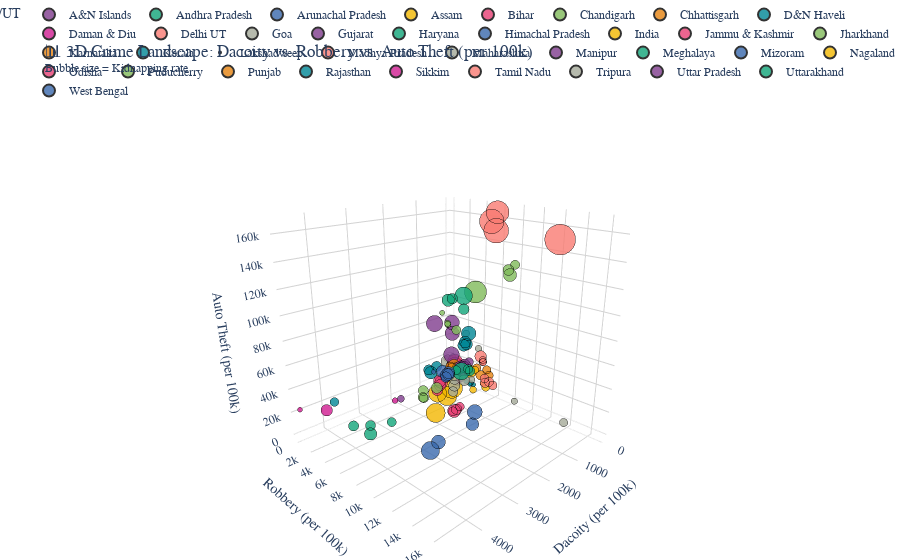

Source (notebook cell):
### Code cell
# Optional: filter to recent years or specific states
df_filtered = df[df['YEAR'] >= 2010]  # e.g., last 10-15 years

fig = px.scatter_3d(
    df_filtered,
    x='DACOITY(per_100k)',
    y='ROBBERY(per_100k)',
    z='AUTO THEFT(per_100k)',
    color='STATE/UT',
    size='KIDNAPPING & ABDUCTION(per_100k)',
    size_max=30,   # control max bubble size
    opacity=0.8,
    hover_name='STATE/UT',
    hover_data={
        'BURGLARY(per_100k)': True,
        'YEAR': True,
        'POPULATION': True
    },
    title="📊 3D Crime Landscape: Dacoity vs. Robbery vs. Auto Theft (per 100k) <br><sup>Bubble size = Kidnapping rate</sup>",
    color_discrete_sequence=px.colors.qualitative.Bold
)

fig.update_layout(
    scene=dict(
        xaxis=dict(title='Dacoity (per 100k)', backgroundcolor="white", gridcolor="lightgrey"),
        yaxis=dict(title='Robbery (per 100k)', backgroundcolor="white", gridcolor="lightgrey"),
        zaxis=dict(title='Auto Theft (per 100k)', backgroundcolor="white", gridcolor="lightgrey"),
        camera=dict(eye=dict(x=1.5, y=1.5, z=0.8))
    ),
    legend=dict(orientation="h", yanchor="bottom", y=1.02, xanchor="right", x=1),
    margin=dict(l=0, r=0, b=0, t=60),
    font=dict(family="Arial", size=12)
)

# Improve bubbles: add subtle borders so they stand out
fig.update_traces(marker=dict(line=dict(width=0.5, color='black')))

fig.show()

### Figure 1 — Plotly figure (JSON) as saved in the notebook; plotly's stock layout.template omitted (floating-point values rounded to 4 significant figures)
{"data": [{"customdata": [[33330.0, 2010, 480], [40080.0, 2011, 494], [28010.0, 2012, 507], [16150.0, 2013, 520]], "hovertemplate": "<b>%{hovertext}</b><br><br>STATE/UT=A&N Islands<br>DACOITY(per_100k)=%{x}<br>ROBBERY(per_100k)=%{y}<br>AUTO THEFT(per_100k)=%{z}<br>KIDNAPPING & ABDUCTION(per_100k)=%{marker.size}<br>BURGLARY(per_100k)=%{customdata[0]}<br>YEAR=%{customdata[1]}<br>POPULATION=%{customdata[2]}<extra></extra>", "hovertext": ["A&N Islands", "A&N Islands", "A&N Islands", "A&N Islands"], "legendgroup": "A&N Islands", "marker": {"color": "rgb(127, 60, 141)", "line": {"color": "black", "width": 0.5}, "opacity": 0.8, "size": [4167.0, 6073.0, 3156.0, 5385.0], "sizemode": "area", "sizeref": 71.62, "symbol": "circle"}, "mode": "markers", "name": "A&N Islands", "scene": "scene", "showlegend": true, "type": "scatter3d", "x": [416.7, 404.9, 1972.0, 384.6], "y": [2917.0, 404.9, 789.0, 384.6], "z": [9167.0, 1619.0, 0, 769.2]}, {"customdata": [[19530.0, 2010, 83964], [19590.0, 2011, 84735], [19750.0, 2012, 85491], [22780.0, 2013, 86229]], "hovertemplate": "<b>%{hovertext}</b><br><br>STATE/UT=Andhra Pradesh<br>DACOITY(per_100k)=%{x}<br>ROBBERY(per_100k)=%{y}<br>AUTO THEFT(per_100k)=%{z}<br>KIDNAPPING & ABDUCTION(per_100k)=%{marker.size}<br>BURGLARY(per_100k)=%{customdata[0]}<br>YEAR=%{customdata[1]}<br>POPULATION=%{customdata[2]}<extra></extra>", "hovertext": ["Andhra Pradesh", "Andhra Pradesh", "Andhra Pradesh", "Andhra Pradesh"], "legendgroup": "Andhra Pradesh", "marker": {"color": "rgb(17, 165, 121)", "line": {"color": "black", "width": 0.5}, "opacity": 0.8, "size": [4890.0, 5084.0, 4375.0, 4915.0], "sizemode": "area", "sizeref": 71.62, "symbol": "circle"}, "mode": "markers", "name": "Andhra Pradesh", "scene": "scene", "showlegend": true, "type": "scatter3d", "x": [319.2, 297.4, 306.5, 289.9], "y": [1310.0, 1416.0, 1563.0, 1644.0], "z": [17680.0, 21160.0, 18800.0, 20970.0]}, {"customdata": [[34390.0, 2010, 1227], [29490.0, 2011, 1241], [34260.0, 2012, 1255], [30870.0, 2013, 1270]], "hovertemplate": "<b>%{hovertext}</b><br><br>STATE/UT=Arunachal Pradesh<br>DACOITY(per_100k)=%{x}<br>ROBBERY(per_100k)=%{y}<br>AUTO THEFT(per_100k)=%{z}<br>KIDNAPPING & ABDUCTION(per_100k)=%{marker.size}<br>BURGLARY(per_100k)=%{customdata[0]}<br>YEAR=%{customdata[1]}<br>POPULATION=%{customdata[2]}<extra></extra>", "hovertext": ["Arunachal Pradesh", "Arunachal Pradesh", "Arunachal Pradesh", "Arunachal Pradesh"], "legendgroup": "Arunachal Pradesh", "marker": {"color": "rgb(57, 105, 172)", "line": {"color": "black", "width": 0.5}, "opacity": 0.8, "size": [10920.0, 14990.0, 13070.0, 22360.0], "sizemode": "area", "sizeref": 71.62, "symbol": "circle"}, "mode": "markers", "name": "Arunachal Pradesh", "scene": "scene", "showlegend": true, "type": "scatter3d", "x": [2445.0, 2095.0, 3187.0, 3780.0], "y": [11250.0, 10310.0, 10360.0, 11810.0], "z": [22660.0, 24500.0, 15140.0, 24090.0]}, {"customdata": [[22910.0, 2010, 30191], [21770.0, 2011, 30568], [24720.0, 2012, 30945], [27400.0, 2013, 31319]], "hovertemplate": "<b>%{hovertext}</b><br><br>STATE/UT=Assam<br>DACOITY(per_100k)=%{x}<br>ROBBERY(per_100k)=%{y}<br>AUTO THEFT(per_100k)=%{z}<br>KIDNAPPING & ABDUCTION(per_100k)=%{marker.size}<br>BURGLARY(per_100k)=%{customdata[0]}<br>YEAR=%{customdata[1]}<br>POPULATION=%{customdata[2]}<extra></extra>", "hovertext": ["Assam", "Assam", "Assam", "Assam"], "legendgroup": "Assam", "marker": {"color": "rgb(242, 183, 1)", "line": {"color": "black", "width": 0.5}, "opacity": 0.8, "size": [21530.0, 24630.0, 24640.0, 30660.0], "sizemode": "area", "sizeref": 71.62, "symbol": "circle"}, "mode": "markers", "name": "Assam", "scene": "scene", "showlegend": true, "type": "scatter3d", "x": [1643.0, 1996.0, 1719.0, 1571.0], "y": [4385.0, 5476.0, 5862.0, 5894.0], "z": [14070.0, 3828.0, 17580.0, 23810.0]}, {"customdata": [[7132.0, 2010, 96389], [7427.0, 2011, 97720], [7590.0, 2012, 99020], [8346.0, 2013, 100289]], "hovertemplate": "<b>%{hovertext}</b><br><br>STATE/UT=Bihar<br>DACOITY(per_100k)=%{x}<br>ROBBERY(per_100k)=%{y}<br>AUTO THEFT(per_100k)=%{z}<br>KIDNAPPING & ABDUCTION(per_100k)=%{marker.size}<br>BURGLARY(per_100k)=%{customdata[0]}<br>YEAR=%{customdata[1]}<br>POPULATION=%{customdata[2]}<extra></extra>", "hovertext": ["Bihar", "Bihar", "Bihar", "Bihar"], "legendgroup": "Bihar", "marker": {"color": "rgb(231, 63, 116)", "line": {"color": "black", "width": 0.5}, "opacity": 0.8, "size": [7623.0, 8735.0, 9709.0, 11110.0], "sizemode": "area", "sizeref": 71.62, "symbol": "circle"}, "mode": "markers", "name": "Bihar", "scene": "scene", "showlegend": true, "type": "scatter3d", "x": [1336.0, 1138.0, 1091.0, 1155.0], "y": [3191.0, 2826.0, 2557.0, 3033.0], "z": [8833.0, 10320.0, 12930.0, 14290.0]}, {"customdata": [[34500.0, 2010, 1368], [39640.0, 2011, 1438], [31170.0, 2012, 1508], [32660.0, 2013, 1580]], "hovertemplate": "<b>%{hovertext}</b><br><br>STATE/UT=Chandigarh<br>DACOITY(per_100k)=%{x}<br>ROBBERY(per_100k)=%{y}<br>AUTO THEFT(per_100k)=%{z}<br>KIDNAPPING & ABDUCTION(per_100k)=%{marker.size}<br>BURGLARY(per_100k)=%{customdata[0]}<br>YEAR=%{customdata[1]}<br>POPULATION=%{customdata[2]}<extra></extra>", "hovertext": ["Chandigarh", "Chandigarh", "Chandigarh", "Chandigarh"], "legendgroup": "Chandigarh", "marker": {"color": "rgb(128, 186, 90)", "line": {"color": "black", "width": 0.5}, "opacity": 0.8, "size": [5556.0, 8067.0, 11540.0, 33040.0], "sizemode": "area", "sizeref": 71.62, "symbol": "circle"}, "mode": "markers", "name": "Chandigarh", "scene": "scene", "showlegend": true, "type": "scatter3d", "x": [731.0, 834.5, 397.9, 1392.0], "y": [9795.0, 9458.0, 8355.0, 7848.0], "z": [131300.0, 127300.0, 118600.0, 110600.0]}, {"customdata": [[31020.0, 2010, 23929], [29250.0, 2011, 24258], [27120.0, 2012, 24585], [28320.0, 2013, 24909]], "hovertemplate": "<b>%{hovertext}</b><br><br>STATE/UT=Chhattisgarh<br>DACOITY(per_100k)=%{x}<br>ROBBERY(per_100k)=%{y}<br>AUTO THEFT(per_100k)=%{z}<br>KIDNAPPING & ABDUCTION(per_100k)=%{marker.size}<br>BURGLARY(per_100k)=%{customdata[0]}<br>YEAR=%{customdata[1]}<br>POPULATION=%{customdata[2]}<extra></extra>", "hovertext": ["Chhattisgarh", "Chhattisgarh", "Chhattisgarh", "Chhattisgarh"], "legendgroup": "Chhattisgarh", "marker": {"color": "rgb(230, 131, 16)", "line": {"color": "black", "width": 0.5}, "opacity": 0.8, "size": [3001.0, 3891.0, 3661.0, 17950.0], "sizemode": "area", "sizeref": 71.62, "symbol": "circle"}, "mode": "markers", "name": "Chhattisgarh", "scene": "scene", "showlegend": true, "type": "scatter3d", "x": [1020.0, 560.6, 520.6, 377.4], "y": [4614.0, 3875.0, 3352.0, 2818.0], "z": [17880.0, 18900.0, 19180.0, 19330.0]}, {"customdata": [[14840.0, 2010, 337], [12430.0, 2011, 354], [11890.0, 2012, 370], [10850.0, 2013, 387]], "hovertemplate": "<b>%{hovertext}</b><br><br>STATE/UT=D&N Haveli<br>DACOITY(per_100k)=%{x}<br>ROBBERY(per_100k)=%{y}<br>AUTO THEFT(per_100k)=%{z}<br>KIDNAPPING & ABDUCTION(per_100k)=%{marker.size}<br>BURGLARY(per_100k)=%{customdata[0]}<br>YEAR=%{customdata[1]}<br>POPULATION=%{customdata[2]}<extra></extra>", "hovertext": ["D&N Haveli", "D&N Haveli", "D&N Haveli", "D&N Haveli"], "legendgroup": "D&N Haveli", "marker": {"color": "rgb(0, 134, 149)", "line": {"color": "black", "width": 0.5}, "opacity": 0.8, "size": [10680.0, 5085.0, 7027.0, 6718.0], "sizemode": "area", "sizeref": 71.62, "symbol": "circle"}, "mode": "markers", "name": "D&N Haveli", "scene": "scene", "showlegend": true, "type": "scatter3d", "x": [1187.0, 3955.0, 1081.0, 516.8], "y": [1780.0, 1130.0, 1081.0, 0], "z": [20180.0, 24290.0, 19460.0, 13440.0]}, {"customdata": [[20850.0, 2010, 259], [22960.0, 2011, 270], [18510.0, 2012, 281], [12970.0, 2013, 293]], "hovertemplate": "<b>%{hovertext}</b><br><br>STATE/UT=Daman & Diu<br>DACOITY(per_100k)=%{x}<br>ROBBERY(per_100k)=%{y}<br>AUTO THEFT(per_100k)=%{z}<br>KIDNAPPING & ABDUCTION(per_100k)=%{marker.size}<br>BURGLARY(per_100k)=%{customdata[0]}<br>YEAR=%{customdata[1]}<br>POPULATION=%{customdata[2]}<extra></extra>", "hovertext": ["Daman & Diu", "Daman & Diu", "Daman & Diu", "Daman & Diu"], "legendgroup": "Daman & Diu", "marker": {"color": "rgb(207, 28, 144)", "line": {"color": "black", "width": 0.5}, "opacity": 0.8, "size": [1544.0, 2222.0, 2135.0, 8874.0], "sizemode": "area", "sizeref": 71.62, "symbol": "circle"}, "mode": "markers", "name": "Daman & Diu", "scene": "scene", "showlegend": true, "type": "scatter3d", "x": [4633.0, 2963.0, 711.7, 4096.0], "y": [0, 4444.0, 2135.0, 682.6], "z": [22390.0, 24440.0, 29890.0, 17060.0]}, {"customdata": [[16750.0, 2010, 17935], [15380.0, 2011, 18451], [18070.0, 2012, 18983], [29030.0, 2013, 19529]], "hovertemplate": "<b>%{hovertext}</b><br><br>STATE/UT=Delhi UT<br>DACOITY(per_100k)=%{x}<br>ROBBERY(per_100k)=%{y}<br>AUTO THEFT(per_100k)=%{z}<br>KIDNAPPING & ABDUCTION(per_100k)=%{marker.size}<br>BURGLARY(per_100k)=%{customdata[0]}<br>YEAR=%{customdata[1]}<br>POPULATION=%{customdata[2]}<extra></extra>", "hovertext": ["Delhi UT", "Delhi UT", "Delhi UT", "Delhi UT"], "legendgroup": "Delhi UT", "marker": {"color": "rgb(249, 123, 114)", "line": {"color": "black", "width": 0.5}, "opacity": 0.8, "size": [35770.0, 40830.0, 41830.0, 64460.0], "sizemode": "area", "sizeref": 71.62, "symbol": "circle"}, "mode": "markers", "name": "Delhi UT", "scene": "scene", "showlegend": true, "type": "scatter3d", "x": [356.8, 357.7, 295.0, 338.0], "y": [6680.0, 6092.0, 6406.0, 12750.0], "z": [166900.0, 159000.0, 151600.0, 152800.0]}, {"customdata": [[42940.0, 2010, 1714], [35990.0, 2011, 1767], [39190.0, 2012, 1817], [41220.0, 2013, 1868]], "hovertemplate": "<b>%{hovertext}</b><br><br>STATE/UT=Goa<br>DACOITY(per_100k)=%{x}<br>ROBBERY(per_100k)=%{y}<br>AUTO THEFT(per_100k)=%{z}<br>KIDNAPPING & ABDUCTION(per_100k)=%{marker.size}<br>BURGLARY(per_100k)=%{customdata[0]}<br>YEAR=%{customdata[1]}<br>POPULATION=%{customdata[2]}<extra></extra>", "hovertext": ["Goa", "Goa", "Goa", "Goa"], "legendgroup": "Goa", "marker": {"color": "rgb(165, 170, 153)", "line": {"color": "black", "width": 0.5}, "opacity": 0.8, "size": [2917.0, 3169.0, 2642.0, 11560.0], "sizemode": "area", "sizeref": 71.62, "symbol": "circle"}, "mode": "markers", "name": "Goa", "scene": "scene", "showlegend": true, "type": "scatter3d", "x": [233.4, 226.4, 660.4, 1178.0], "y": [4551.0, 2943.0, 2752.0, 3961.0], "z": [41890.0, 52410.0, 33020.0, 37900.0]}, {"customdata": [[13980.0, 2010, 58232], [15280.0, 2011, 59020], [15700.0, 2012, 59800], [16440.0, 2013, 60569]], "hovertemplate": "<b>%{hovertext}</b><br><br>STATE/UT=Gujarat<br>DACOITY(per_100k)=%{x}<br>ROBBERY(per_100k)=%{y}<br>AUTO THEFT(per_100k)=%{z}<br>KIDNAPPING & ABDUCTION(per_100k)=%{marker.size}<br>BURGLARY(per_100k)=%{customdata[0]}<br>YEAR=%{customdata[1]}<br>POPULATION=%{customdata[2]}<extra></extra>", "hovertext": ["Gujarat", "Gujarat", "Gujarat", "Gujarat"], "legendgroup": "Gujarat", "marker": {"color": "rgb(127, 60, 141)", "line": {"color": "black", "width": 0.5}, "opacity": 0.8, "size": [4970.0, 5469.0, 5753.0, 8803.0], "sizemode": "area", "sizeref": 71.62, "symbol": "circle"}, "mode": "markers", "name": "Gujarat", "scene": "scene", "showlegend": true, "type": "scatter3d", "x": [638.8, 748.9, 959.9, 951.0], "y": [4753.0, 4636.0, 4569.0, 4719.0], "z": [33720.0, 30270.0, 30290.0, 27730.0]}, {"customdata": [[35530.0, 2010, 25020], [39400.0, 2011, 25439], [39680.0, 2012, 25854], [46610.0, 2013, 26266]], "hovertemplate": "<b>%{hovertext}</b><br><br>STATE/UT=Haryana<br>DACOITY(per_100k)=%{x}<br>ROBBERY(per_100k)=%{y}<br>AUTO THEFT(per_100k)=%{z}<br>KIDNAPPING & ABDUCTION(per_100k)=%{marker.size}<br>BURGLARY(per_100k)=%{customdata[0]}<br>YEAR=%{customdata[1]}<br>POPULATION=%{customdata[2]}<extra></extra>", "hovertext": ["Haryana", "Haryana", "Haryana", "Haryana"], "legendgroup": "Haryana", "marker": {"color": "rgb(17, 165, 121)", "line": {"color": "black", "width": 0.5}, "opacity": 0.8, "size": [7698.0, 7540.0, 10440.0, 21110.0], "sizemode": "area", "sizeref": 71.62, "symbol": "circle"}, "mode": "markers", "name": "Haryana", "scene": "scene", "showlegend": true, "type": "scatter3d", "x": [1175.0, 1313.0, 1578.0, 1173.0], "y": [5867.0, 5016.0, 5500.0, 5810.0], "z": [90320.0, 98600.0, 100400.0, 101800.0]}, {"customdata": [[22090.0, 2010, 6728], [29290.0, 2011, 6793], [27070.0, 2012, 6856], [26940.0, 2013, 6918]], "hovertemplate": "<b>%{hovertext}</b><br><br>STATE/UT=Himachal Pradesh<br>DACOITY(per_100k)=%{x}<br>ROBBERY(per_100k)=%{y}<br>AUTO THEFT(per_100k)=%{z}<br>KIDNAPPING & ABDUCTION(per_100k)=%{marker.size}<br>BURGLARY(per_100k)=%{customdata[0]}<br>YEAR=%{customdata[1]}<br>POPULATION=%{customdata[2]}<extra></extra>", "hovertext": ["Himachal Pradesh", "Himachal Pradesh", "Himachal Pradesh", "Himachal Pradesh"], "legendgroup": "Himachal Pradesh", "marker": {"color": "rgb(57, 105, 172)", "line": {"color": "black", "width": 0.5}, "opacity": 0.8, "size": [5767.0, 6242.0, 5018.0, 10180.0], "sizemode": "area", "sizeref": 71.62, "symbol": "circle"}, "mode": "markers", "name": "Himachal Pradesh", "scene": "scene", "showlegend": true, "type": "scatter3d", "x": [59.45, 29.44, 29.17, 404.7], "y": [327.0, 294.4, 291.7, 404.7], "z": [9929.0, 10480.0, 7730.0, 8124.0]}, {"customdata": [[15330.0, 2010, 1176742], [15510.0, 2011, 1192506], [15380.0, 2012, 1208116], [17060.0, 2013, 1223581]], "hovertemplate": "<b>%{hovertext}</b><br><br>STATE/UT=India<br>DACOITY(per_100k)=%{x}<br>ROBBERY(per_100k)=%{y}<br>AUTO THEFT(per_100k)=%{z}<br>KIDNAPPING & ABDUCTION(per_100k)=%{marker.size}<br>BURGLARY(per_100k)=%{customdata[0]}<br>YEAR=%{customdata[1]}<br>POPULATION=%{customdata[2]}<extra></extra>", "hovertext": ["India", "India", "India", "India"], "legendgroup": "India", "marker": {"color": "rgb(242, 183, 1)", "line": {"color": "black", "width": 0.5}, "opacity": 0.8, "size": [6533.0, 7491.0, 7879.0, 10700.0], "sizemode": "area", "sizeref": 71.62, "symbol": "circle"}, "mode": "markers", "name": "India", "scene": "scene", "showlegend": true, "type": "scatter3d", "x": [740.7, 718.7, 714.2, 741.9], "y": [3976.0, 4143.0, 4527.0, 5219.0], "z": [25060.0, 25360.0, 25550.0, 27080.0]}, {"customdata": [[24310.0, 2010, 11568], [25870.0, 2011, 11718], [23510.0, 2012, 11865], [23100.0, 2013, 12010]], "hovertemplate": "<b>%{hovertext}</b><br><br>STATE/UT=Jammu & Kashmir<br>DACOITY(per_100k)=%{x}<br>ROBBERY(per_100k)=%{y}<br>AUTO THEFT(per_100k)=%{z}<br>KIDNAPPING & ABDUCTION(per_100k)=%{marker.size}<br>BURGLARY(per_100k)=%{customdata[0]}<br>YEAR=%{customdata[1]}<br>POPULATION=%{customdata[2]}<extra></extra>", "hovertext": ["Jammu & Kashmir", "Jammu & Kashmir", "Jammu & Kashmir", "Jammu & Kashmir"], "legendgroup": "Jammu & Kashmir", "marker": {"color": "rgb(231, 63, 116)", "line": {"color": "black", "width": 0.5}, "opacity": 0.8, "size": [15490.0, 18380.0, 18420.0, 16370.0], "sizemode": "area", "sizeref": 71.62, "symbol": "circle"}, "mode": "markers", "name": "Jammu & Kashmir", "scene": "scene", "showlegend": true, "type": "scatter3d", "x": [103.7, 238.9, 101.1, 99.92], "y": [1055.0, 1502.0, 1365.0, 1449.0], "z": [16720.0, 15870.0, 9389.0, 9709.0]}, {"customdata": [[8744.0, 2010, 31040], [7848.0, 2011, 31472], [7623.0, 2012, 31904], [8282.0, 2013, 32334]], "hovertemplate": "<b>%{hovertext}</b><br><br>STATE/UT=Jharkhand<br>DACOITY(per_100k)=%{x}<br>ROBBERY(per_100k)=%{y}<br>AUTO THEFT(per_100k)=%{z}<br>KIDNAPPING & ABDUCTION(per_100k)=%{marker.size}<br>BURGLARY(per_100k)=%{customdata[0]}<br>YEAR=%{customdata[1]}<br>POPULATION=%{customdata[2]}<extra></extra>", "hovertext": ["Jharkhand", "Jharkhand", "Jharkhand", "Jharkhand"], "legendgroup": "Jharkhand", "marker": {"color": "rgb(128, 186, 90)", "line": {"color": "black", "width": 0.5}, "opacity": 0.8, "size": [6302.0, 5980.0, 6620.0, 7862.0], "sizemode": "area", "sizeref": 71.62, "symbol": "circle"}, "mode": "markers", "name": "Jharkhand", "scene": "scene", "showlegend": true, "type": "scatter3d", "x": [2159.0, 1964.0, 1780.0, 1435.0], "y": [4568.0, 3902.0, 3097.0, 3513.0], "z": [17450.0, 11900.0, 13890.0, 13580.0]}, {"customdata": [[20610.0, 2010, 58804], [20650.0, 2011, 59419], [19300.0, 2012, 60026], [19800.0, 2013, 60624]], "hovertemplate": "<b>%{hovertext}</b><br><br>STATE/UT=Karnataka<br>DACOITY(per_100k)=%{x}<br>ROBBERY(per_100k)=%{y}<br>AUTO THEFT(per_100k)=%{z}<br>KIDNAPPING & ABDUCTION(per_100k)=%{marker.size}<br>BURGLARY(per_100k)=%{customdata[0]}<br>YEAR=%{customdata[1]}<br>POPULATION=%{customdata[2]}<extra></extra>", "hovertext": ["Karnataka", "Karnataka", "Karnataka", "Karnataka"], "legendgroup": "Karnataka", "marker": {"color": "rgb(230, 131, 16)", "line": {"color": "black", "width": 0.5}, "opacity": 0.8, "size": [4673.0, 4695.0, 4835.0, 6057.0], "sizemode": "area", "sizeref": 71.62, "symbol": "circle"}, "mode": "markers", "name": "Karnataka", "scene": "scene", "showlegend": true, "type": "scatter3d", "x": [925.1, 720.3, 703.0, 923.7], "y": [6629.0, 7146.0, 7353.0, 7093.0], "z": [36870.0, 34420.0, 29610.0, 31540.0]}, {"customdata": [[15630.0, 2010, 34317], [17370.0, 2011, 34563], [15570.0, 2012, 34802], [16720.0, 2013, 35034]], "hovertemplate": "<b>%{hovertext}</b><br><br>STATE/UT=Kerala<br>DACOITY(per_100k)=%{x}<br>ROBBERY(per_100k)=%{y}<br>AUTO THEFT(per_100k)=%{z}<br>KIDNAPPING & ABDUCTION(per_100k)=%{marker.size}<br>BURGLARY(per_100k)=%{customdata[0]}<br>YEAR=%{customdata[1]}<br>POPULATION=%{customdata[2]}<extra></extra>", "hovertext": ["Kerala", "Kerala", "Kerala", "Kerala"], "legendgroup": "Kerala", "marker": {"color": "rgb(0, 134, 149)", "line": {"color": "black", "width": 0.5}, "opacity": 0.8, "size": [1521.0, 1730.0, 1615.0, 1439.0], "sizemode": "area", "sizeref": 71.62, "symbol": "circle"}, "mode": "markers", "name": "Kerala", "scene": "scene", "showlegend": true, "type": "scatter3d", "x": [431.3, 410.8, 413.8, 382.5], "y": [3707.0, 4288.0, 4166.0, 4476.0], "z": [8660.0, 8414.0, 7252.0, 7136.0]}, {"customdata": [[13330.0, 2010, 75], [0, 2011, 76], [7792.0, 2012, 77], [5195.0, 2013, 77]], "hovertemplate": "<b>%{hovertext}</b><br><br>STATE/UT=Lakshadweep<br>DACOITY(per_100k)=%{x}<br>ROBBERY(per_100k)=%{y}<br>AUTO THEFT(per_100k)=%{z}<br>KIDNAPPING & ABDUCTION(per_100k)=%{marker.size}<br>BURGLARY(per_100k)=%{customdata[0]}<br>YEAR=%{customdata[1]}<br>POPULATION=%{customdata[2]}<extra></extra>", "hovertext": ["Lakshadweep", "Lakshadweep", "Lakshadweep", "Lakshadweep"], "legendgroup": "Lakshadweep", "marker": {"color": "rgb(207, 28, 144)", "line": {"color": "black", "width": 0.5}, "opacity": 0.8, "size": [0, 0, 0, 0], "sizemode": "area", "sizeref": 71.62, "symbol": "circle"}, "mode": "markers", "name": "Lakshadweep", "scene": "scene", "showlegend": true, "type": "scatter3d", "x": [0, 0, 0, 0], "y": [0, 0, 0, 0], "z": [0, 0, 2597.0, 0]}, {"customdata": [[27860.0, 2010, 71050], [28340.0, 2011, 72200], [27320.0, 2012, 73344], [29560.0, 2013, 74482]], "hovertemplate": "<b>%{hovertext}</b><br><br>STATE/UT=Madhya Pradesh<br>DACOITY(per_100k)=%{x}<br>ROBBERY(per_100k)=%{y}<br>AUTO THEFT(per_100k)=%{z}<br>KIDNAPPING & ABDUCTION(per_100k)=%{marker.size}<br>BURGLARY(per_100k)=%{customdata[0]}<br>YEAR=%{customdata[1]}<br>POPULATION=%{customdata[2]}<extra></extra>", "hovertext": ["Madhya Pradesh", "Madhya Pradesh", "Madhya Pradesh", "Madhya Pradesh"], "legendgroup": "Madhya Pradesh", "marker": {"color": "rgb(249, 123, 114)", "line": {"color": "black", "width": 0.5}, "opacity": 0.8, "size": [3341.0, 3568.0, 3550.0, 9006.0], "sizemode": "area", "sizeref": 71.62, "symbol": "circle"}, "mode": "markers", "name": "Madhya Pradesh", "scene": "scene", "showlegend": true, "type": "scatter3d", "x": [309.6, 326.9, 291.8, 263.2], "y": [5402.0, 5407.0, 5290.0, 4919.0], "z": [31960.0, 32120.0, 33480.0, 35670.0]}, {"customdata": [[29910.0, 2010, 111118], [28960.0, 2011, 112660], [27410.0, 2012, 114184], [31680.0, 2013, 115697]], "hovertemplate": "<b>%{hovertext}</b><br><br>STATE/UT=Maharashtra<br>DACOITY(per_100k)=%{x}<br>ROBBERY(per_100k)=%{y}<br>AUTO THEFT(per_100k)=%{z}<br>KIDNAPPING & ABDUCTION(per_100k)=%{marker.size}<br>BURGLARY(per_100k)=%{customdata[0]}<br>YEAR=%{customdata[1]}<br>POPULATION=%{customdata[2]}<extra></extra>", "hovertext": ["Maharashtra", "Maharashtra", "Maharashtra", "Maharashtra"], "legendgroup": "Maharashtra", "marker": {"color": "rgb(165, 170, 153)", "line": {"color": "black", "width": 0.5}, "opacity": 0.8, "size": [2714.0, 2963.0, 2773.0, 4564.0], "sizemode": "area", "sizeref": 71.62, "symbol": "circle"}, "mode": "markers", "name": "Maharashtra", "scene": "scene", "showlegend": true, "type": "scatter3d", "x": [1400.0, 1372.0, 1389.0, 1440.0], "y": [6697.0, 7543.0, 12170.0, 16850.0], "z": [33610.0, 34210.0, 31270.0, 31800.0]}, {"customdata": [[5452.0, 2010, 2421], [4247.0, 2011, 2449], [4278.0, 2012, 2478], [6784.0, 2013, 2506]], "hovertemplate": "<b>%{hovertext}</b><br><br>STATE/UT=Manipur<br>DACOITY(per_100k)=%{x}<br>ROBBERY(per_100k)=%{y}<br>AUTO THEFT(per_100k)=%{z}<br>KIDNAPPING & ABDUCTION(per_100k)=%{marker.size}<br>BURGLARY(per_100k)=%{customdata[0]}<br>YEAR=%{customdata[1]}<br>POPULATION=%{customdata[2]}<extra></extra>", "hovertext": ["Manipur", "Manipur", "Manipur", "Manipur"], "legendgroup": "Manipur", "marker": {"color": "rgb(127, 60, 141)", "line": {"color": "black", "width": 0.5}, "opacity": 0.8, "size": [16440.0, 13800.0, 18000.0, 14450.0], "sizemode": "area", "sizeref": 71.62, "symbol": "circle"}, "mode": "markers", "name": "Manipur", "scene": "scene", "showlegend": true, "type": "scatter3d", "x": [0, 81.67, 645.7, 0], "y": [165.2, 571.7, 242.1, 239.4], "z": [20980.0, 45160.0, 59400.0, 54830.0]}, {"customdata": [[12810.0, 2010, 2591], [11060.0, 2011, 2621], [10940.0, 2012, 2651], [13940.0, 2013, 2682]], "hovertemplate": "<b>%{hovertext}</b><br><br>STATE/UT=Meghalaya<br>DACOITY(per_100k)=%{x}<br>ROBBERY(per_100k)=%{y}<br>AUTO THEFT(per_100k)=%{z}<br>KIDNAPPING & ABDUCTION(per_100k)=%{marker.size}<br>BURGLARY(per_100k)=%{customdata[0]}<br>YEAR=%{customdata[1]}<br>POPULATION=%{customdata[2]}<extra></extra>", "hovertext": ["Meghalaya", "Meghalaya", "Meghalaya", "Meghalaya"], "legendgroup": "Meghalaya", "marker": {"color": "rgb(17, 165, 121)", "line": {"color": "black", "width": 0.5}, "opacity": 0.8, "size": [5481.0, 6639.0, 6941.0, 10370.0], "sizemode": "area", "sizeref": 71.62, "symbol": "circle"}, "mode": "markers", "name": "Meghalaya", "scene": "scene", "showlegend": true, "type": "scatter3d", "x": [3242.0, 3739.0, 3923.0, 3803.0], "y": [5172.0, 4807.0, 3470.0, 5071.0], "z": [11730.0, 14500.0, 11470.0, 9172.0]}, {"customdata": [[85600.0, 2010, 993], [66930.0, 2011, 1004], [68310.0, 2012, 1016], [72760.0, 2013, 1028]], "hovertemplate": "<b>%{hovertext}</b><br><br>STATE/UT=Mizoram<br>DACOITY(per_100k)=%{x}<br>ROBBERY(per_100k)=%{y}<br>AUTO THEFT(per_100k)=%{z}<br>KIDNAPPING & ABDUCTION(per_100k)=%{marker.size}<br>BURGLARY(per_100k)=%{customdata[0]}<br>YEAR=%{customdata[1]}<br>POPULATION=%{customdata[2]}<extra></extra>", "hovertext": ["Mizoram", "Mizoram", "Mizoram", "Mizoram"], "legendgroup": "Mizoram", "marker": {"color": "rgb(57, 105, 172)", "line": {"color": "black", "width": 0.5}, "opacity": 0.8, "size": [1813.0, 1195.0, 1575.0, 1362.0], "sizemode": "area", "sizeref": 71.62, "symbol": "circle"}, "mode": "markers", "name": "Mizoram", "scene": "scene", "showlegend": true, "type": "scatter3d", "x": [604.2, 199.2, 393.7, 778.2], "y": [3223.0, 1195.0, 787.4, 583.7], "z": [13900.0, 7769.0, 4724.0, 12260.0]}, {"customdata": [[5578.0, 2010, 2223], [6492.0, 2011, 2249], [5714.0, 2012, 2275], [3129.0, 2013, 2301]], "hovertemplate": "<b>%{hovertext}</b><br><br>STATE/UT=Nagaland<br>DACOITY(per_100k)=%{x}<br>ROBBERY(per_100k)=%{y}<br>AUTO THEFT(per_100k)=%{z}<br>KIDNAPPING & ABDUCTION(per_100k)=%{marker.size}<br>BURGLARY(per_100k)=%{customdata[0]}<br>YEAR=%{customdata[1]}<br>POPULATION=%{customdata[2]}<extra></extra>", "hovertext": ["Nagaland", "Nagaland", "Nagaland", "Nagaland"], "legendgroup": "Nagaland", "marker": {"color": "rgb(242, 183, 1)", "line": {"color": "black", "width": 0.5}, "opacity": 0.8, "size": [4498.0, 3024.0, 2374.0, 3477.0], "sizemode": "area", "sizeref": 71.62, "symbol": "circle"}, "mode": "markers", "name": "Nagaland", "scene": "scene", "showlegend": true, "type": "scatter3d", "x": [269.9, 622.5, 87.91, 260.8], "y": [5668.0, 5247.0, 4747.0, 4259.0], "z": [7197.0, 7559.0, 5714.0, 20080.0]}, {"customdata": [[14140.0, 2010, 40389], [14880.0, 2011, 40750], [16690.0, 2012, 41105], [18080.0, 2013, 41453]], "hovertemplate": "<b>%{hovertext}</b><br><br>STATE/UT=Odisha<br>DACOITY(per_100k)=%{x}<br>ROBBERY(per_100k)=%{y}<br>AUTO THEFT(per_100k)=%{z}<br>KIDNAPPING & ABDUCTION(per_100k)=%{marker.size}<br>BURGLARY(per_100k)=%{customdata[0]}<br>YEAR=%{customdata[1]}<br>POPULATION=%{customdata[2]}<extra></extra>", "hovertext": ["Odisha", "Odisha", "Odisha", "Odisha"], "legendgroup": "Odisha", "marker": {"color": "rgb(231, 63, 116)", "line": {"color": "black", "width": 0.5}, "opacity": 0.8, "size": [5031.0, 5590.0, 7503.0, 11430.0], "sizemode": "area", "sizeref": 71.62, "symbol": "circle"}, "mode": "markers", "name": "Odisha", "scene": "scene", "showlegend": true, "type": "scatter3d", "x": [1713.0, 2047.0, 1956.0, 2104.0], "y": [7383.0, 7769.0, 7848.0, 8096.0], "z": [13010.0, 14660.0, 15620.0, 17070.0]}, {"customdata": [[10820.0, 2010, 1331], [9346.0, 2011, 1391], [10610.0, 2012, 1451], [9385.0, 2013, 1513]], "hovertemplate": "<b>%{hovertext}</b><br><br>STATE/UT=Puducherry<br>DACOITY(per_100k)=%{x}<br>ROBBERY(per_100k)=%{y}<br>AUTO THEFT(per_100k)=%{z}<br>KIDNAPPING & ABDUCTION(per_100k)=%{marker.size}<br>BURGLARY(per_100k)=%{customdata[0]}<br>YEAR=%{customdata[1]}<br>POPULATION=%{customdata[2]}<extra></extra>", "hovertext": ["Puducherry", "Puducherry", "Puducherry", "Puducherry"], "legendgroup": "Puducherry", "marker": {"color": "rgb(128, 186, 90)", "line": {"color": "black", "width": 0.5}, "opacity": 0.8, "size": [2554.0, 1725.0, 2619.0, 5420.0], "sizemode": "area", "sizeref": 71.62, "symbol": "circle"}, "mode": "markers", "name": "Puducherry", "scene": "scene", "showlegend": true, "type": "scatter3d", "x": [300.5, 718.9, 689.2, 132.2], "y": [751.3, 1582.0, 2205.0, 1322.0], "z": [57700.0, 73470.0, 63680.0, 51020.0]}, {"customdata": [[19450.0, 2010, 27368], [17980.0, 2011, 27678], [20210.0, 2012, 27981], [19140.0, 2013, 28279]], "hovertemplate": "<b>%{hovertext}</b><br><br>STATE/UT=Punjab<br>DACOITY(per_100k)=%{x}<br>ROBBERY(per_100k)=%{y}<br>AUTO THEFT(per_100k)=%{z}<br>KIDNAPPING & ABDUCTION(per_100k)=%{marker.size}<br>BURGLARY(per_100k)=%{customdata[0]}<br>YEAR=%{customdata[1]}<br>POPULATION=%{customdata[2]}<extra></extra>", "hovertext": ["Punjab", "Punjab", "Punjab", "Punjab"], "legendgroup": "Punjab", "marker": {"color": "rgb(230, 131, 16)", "line": {"color": "black", "width": 0.5}, "opacity": 0.8, "size": [5766.0, 4921.0, 6569.0, 9010.0], "sizemode": "area", "sizeref": 71.62, "symbol": "circle"}, "mode": "markers", "name": "Punjab", "scene": "scene", "showlegend": true, "type": "scatter3d", "x": [475.0, 202.3, 343.1, 127.3], "y": [1761.0, 1705.0, 1522.0, 997.2], "z": [18030.0, 15230.0, 14370.0, 13590.0]}, {"customdata": [[14120.0, 2010, 66750], [13300.0, 2011, 67830], [13380.0, 2012, 68892], [16540.0, 2013, 69940]], "hovertemplate": "<b>%{hovertext}</b><br><br>STATE/UT=Rajasthan<br>DACOITY(per_100k)=%{x}<br>ROBBERY(per_100k)=%{y}<br>AUTO THEFT(per_100k)=%{z}<br>KIDNAPPING & ABDUCTION(per_100k)=%{marker.size}<br>BURGLARY(per_100k)=%{customdata[0]}<br>YEAR=%{customdata[1]}<br>POPULATION=%{customdata[2]}<extra></extra>", "hovertext": ["Rajasthan", "Rajasthan", "Rajasthan", "Rajasthan"], "legendgroup": "Rajasthan", "marker": {"color": "rgb(0, 134, 149)", "line": {"color": "black", "width": 0.5}, "opacity": 0.8, "size": [8944.0, 9447.0, 9415.0, 14260.0], "sizemode": "area", "sizeref": 71.62, "symbol": "circle"}, "mode": "markers", "name": "Rajasthan", "scene": "scene", "showlegend": true, "type": "scatter3d", "x": [110.9, 82.56, 90.0, 168.7], "y": [2613.0, 2144.0, 2343.0, 3045.0], "z": [39690.0, 37050.0, 40950.0, 52290.0]}, {"customdata": [[23800.0, 2010, 605], [19610.0, 2011, 612], [21000.0, 2012, 619], [27160.0, 2013, 626]], "hovertemplate": "<b>%{hovertext}</b><br><br>STATE/UT=Sikkim<br>DACOITY(per_100k)=%{x}<br>ROBBERY(per_100k)=%{y}<br>AUTO THEFT(per_100k)=%{z}<br>KIDNAPPING & ABDUCTION(per_100k)=%{marker.size}<br>BURGLARY(per_100k)=%{customdata[0]}<br>YEAR=%{customdata[1]}<br>POPULATION=%{customdata[2]}<extra></extra>", "hovertext": ["Sikkim", "Sikkim", "Sikkim", "Sikkim"], "legendgroup": "Sikkim", "marker": {"color": "rgb(207, 28, 144)", "line": {"color": "black", "width": 0.5}, "opacity": 0.8, "size": [1983.0, 3268.0, 3231.0, 5112.0], "sizemode": "area", "sizeref": 71.62, "symbol": "circle"}, "mode": "markers", "name": "Sikkim", "scene": "scene", "showlegend": true, "type": "scatter3d", "x": [330.6, 0, 0, 0], "y": [2314.0, 1634.0, 1939.0, 1917.0], "z": [2645.0, 2614.0, 5493.0, 5431.0]}, {"customdata": [[14070.0, 2010, 67012], [14380.0, 2011, 67444], [13140.0, 2012, 67862], [15020.0, 2013, 68265]], "hovertemplate": "<b>%{hovertext}</b><br><br>STATE/UT=Tamil Nadu<br>DACOITY(per_100k)=%{x}<br>ROBBERY(per_100k)=%{y}<br>AUTO THEFT(per_100k)=%{z}<br>KIDNAPPING & ABDUCTION(per_100k)=%{marker.size}<br>BURGLARY(per_100k)=%{customdata[0]}<br>YEAR=%{customdata[1]}<br>POPULATION=%{customdata[2]}<extra></extra>", "hovertext": ["Tamil Nadu", "Tamil Nadu", "Tamil Nadu", "Tamil Nadu"], "legendgroup": "Tamil Nadu", "marker": {"color": "rgb(249, 123, 114)", "line": {"color": "black", "width": 0.5}, "opacity": 0.8, "size": [5133.0, 5883.0, 5732.0, 5212.0], "sizemode": "area", "sizeref": 71.62, "symbol": "circle"}, "mode": "markers", "name": "Tamil Nadu", "scene": "scene", "showlegend": true, "type": "scatter3d", "x": [253.7, 299.5, 285.9, 243.2], "y": [5423.0, 6127.0, 5594.0, 6404.0], "z": [15060.0, 14560.0, 11540.0, 11270.0]}, {"customdata": [[12370.0, 2010, 3574], [12560.0, 2011, 3616], [13070.0, 2012, 3658], [12050.0, 2013, 3700]], "hovertemplate": "<b>%{hovertext}</b><br><br>STATE/UT=Tripura<br>DACOITY(per_100k)=%{x}<br>ROBBERY(per_100k)=%{y}<br>AUTO THEFT(per_100k)=%{z}<br>KIDNAPPING & ABDUCTION(per_100k)=%{marker.size}<br>BURGLARY(per_100k)=%{customdata[0]}<br>YEAR=%{customdata[1]}<br>POPULATION=%{customdata[2]}<extra></extra>", "hovertext": ["Tripura", "Tripura", "Tripura", "Tripura"], "legendgroup": "Tripura", "marker": {"color": "rgb(165, 170, 153)", "line": {"color": "black", "width": 0.5}, "opacity": 0.8, "size": [6379.0, 8518.0, 7600.0, 7784.0], "sizemode": "area", "sizeref": 71.62, "symbol": "circle"}, "mode": "markers", "name": "Tripura", "scene": "scene", "showlegend": true, "type": "scatter3d", "x": [895.4, 608.4, 382.7, 486.5], "y": [3637.0, 2765.0, 3280.0, 2378.0], "z": [3581.0, 3263.0, 7654.0, 7351.0]}, {"customdata": [[4983.0, 2010, 197271], [5743.0, 2011, 200764], [6058.0, 2012, 204250], [6434.0, 2013, 207739]], "hovertemplate": "<b>%{hovertext}</b><br><br>STATE/UT=Uttar Pradesh<br>DACOITY(per_100k)=%{x}<br>ROBBERY(per_100k)=%{y}<br>AUTO THEFT(per_100k)=%{z}<br>KIDNAPPING & ABDUCTION(per_100k)=%{marker.size}<br>BURGLARY(per_100k)=%{customdata[0]}<br>YEAR=%{customdata[1]}<br>POPULATION=%{customdata[2]}<extra></extra>", "hovertext": ["Uttar Pradesh", "Uttar Pradesh", "Uttar Pradesh", "Uttar Pradesh"], "legendgroup": "Uttar Pradesh", "marker": {"color": "rgb(127, 60, 141)", "line": {"color": "black", "width": 0.5}, "opacity": 0.8, "size": [6408.0, 8468.0, 8693.0, 10770.0], "sizemode": "area", "sizeref": 71.62, "symbol": "circle"}, "mode": "markers", "name": "Uttar Pradesh", "scene": "scene", "showlegend": true, "type": "scatter3d", "x": [341.7, 377.6, 315.3, 573.8], "y": [2613.0, 3136.0, 3093.0, 3457.0], "z": [18470.0, 21280.0, 22300.0, 24020.0]}, {"customdata": [[6327.0, 2010, 9800], [6879.0, 2011, 9943], [7755.0, 2012, 10084], [4851.0, 2013, 10224]], "hovertemplate": "<b>%{hovertext}</b><br><br>STATE/UT=Uttarakhand<br>DACOITY(per_100k)=%{x}<br>ROBBERY(per_100k)=%{y}<br>AUTO THEFT(per_100k)=%{z}<br>KIDNAPPING & ABDUCTION(per_100k)=%{marker.size}<br>BURGLARY(per_100k)=%{customdata[0]}<br>YEAR=%{customdata[1]}<br>POPULATION=%{customdata[2]}<extra></extra>", "hovertext": ["Uttarakhand", "Uttarakhand", "Uttarakhand", "Uttarakhand"], "legendgroup": "Uttarakhand", "marker": {"color": "rgb(17, 165, 121)", "line": {"color": "black", "width": 0.5}, "opacity": 0.8, "size": [5837.0, 6316.0, 5891.0, 20190.0], "sizemode": "area", "sizeref": 71.62, "symbol": "circle"}, "mode": "markers", "name": "Uttarakhand", "scene": "scene", "showlegend": true, "type": "scatter3d", "x": [244.9, 261.5, 575.2, 332.6], "y": [3306.0, 3601.0, 2856.0, 2700.0], "z": [17780.0, 16900.0, 18820.0, 14650.0]}, {"customdata": [[875.2, 2010, 88669], [1017.0, 2011, 89499], [1027.0, 2012, 90320], [965.7, 2013, 91122]], "hovertemplate": "<b>%{hovertext}</b><br><br>STATE/UT=West Bengal<br>DACOITY(per_100k)=%{x}<br>ROBBERY(per_100k)=%{y}<br>AUTO THEFT(per_100k)=%{z}<br>KIDNAPPING & ABDUCTION(per_100k)=%{marker.size}<br>BURGLARY(per_100k)=%{customdata[0]}<br>YEAR=%{customdata[1]}<br>POPULATION=%{customdata[2]}<extra></extra>", "hovertext": ["West Bengal", "West Bengal", "West Bengal", "West Bengal"], "legendgroup": "West Bengal", "marker": {"color": "rgb(57, 105, 172)", "line": {"color": "black", "width": 0.5}, "opacity": 0.8, "size": [7545.0, 9576.0, 11330.0, 10040.0], "sizemode": "area", "sizeref": 71.62, "symbol": "circle"}, "mode": "markers", "name": "West Bengal", "scene": "scene", "showlegend": true, "type": "scatter3d", "x": [649.6, 527.4, 617.8, 452.1], "y": [1800.0, 1698.0, 1807.0, 1420.0], "z": [9300.0, 10370.0, 11420.0, 10450.0]}], "layout": {"font": {"family": "Arial", "size": 12}, "legend": {"itemsizing": "constant", "orientation": "h", "title": {"text": "STATE/UT"}, "tracegroupgap": 0, "x": 1, "xanchor": "right", "y": 1.02, "yanchor": "bottom"}, "margin": {"b": 0, "l": 0, "r": 0, "t": 60}, "scene": {"camera": {"eye": {"x": 1.5, "y": 1.5, "z": 0.8}}, "domain": {"x": [0, 1], "y": [0, 1]}, "xaxis": {"backgroundcolor": "white", "gridcolor": "lightgrey", "title": {"text": "Dacoity (per 100k)"}}, "yaxis": {"backgroundcolor": "white", "gridcolor": "lightgrey", "title": {"text": "Robbery (per 100k)"}}, "zaxis": {"backgroundcolor": "white", "gridcolor": "lightgrey", "title": {"text": "Auto Theft (per 100k)"}}}, "title": {"text": "📊 3D Crime Landscape: Dacoity vs. Robbery vs. Auto Theft (per 100k) <br><sup>Bubble size = Kidnapping rate</sup>"}}}
